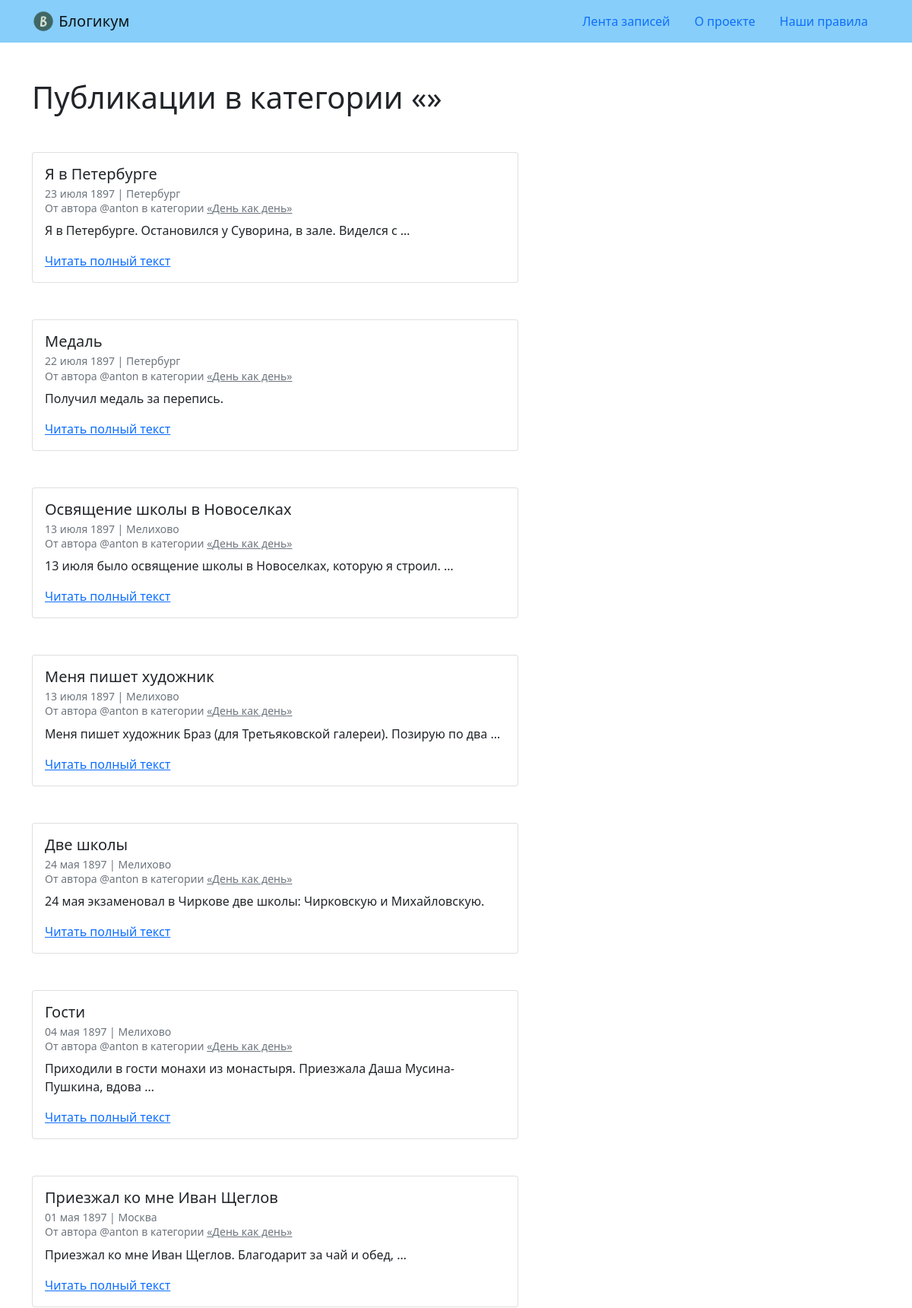
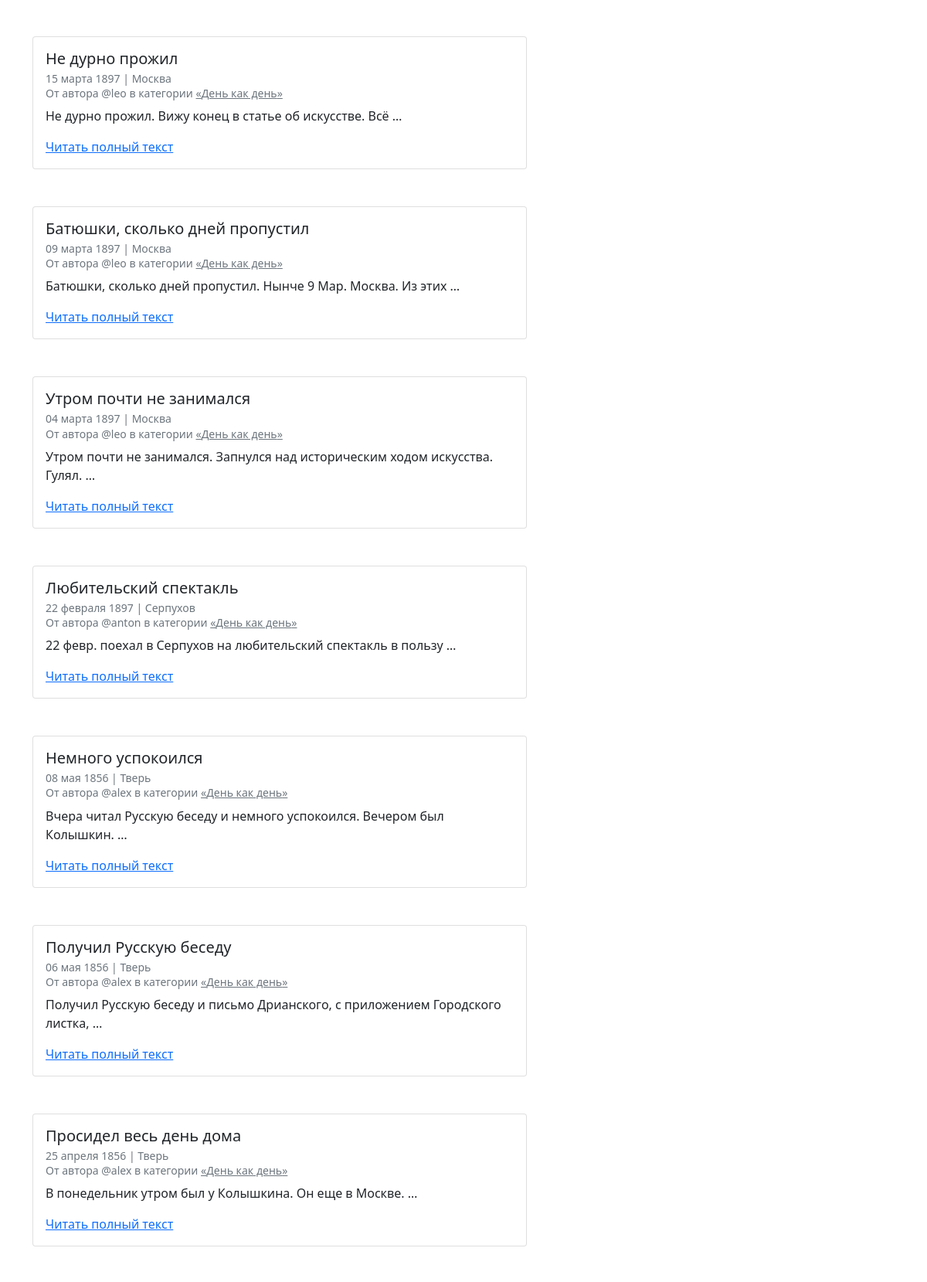
Screenshot of /category/routine/ (upper part) with the database file from the repository (2 pictures, top to bottom).
### blog/models.py (models this page shows, shortened)
class PublishedAndCreated(models.Model):
    is_published = models.BooleanField(
        default=True,
        verbose_name='Опубликовано',
        help_text='Снимите галочку, чтобы скрыть публикацию.'
    )
    created_at = models.DateTimeField(
        auto_now_add=True,
        verbose_name='Добавлено',
        help_text='Снимите галочку, чтобы скрыть публикацию.'
    )
    class Meta:
        abstract = True

class Post(PublishedAndCreated):
    title = models.CharField(max_length=256, verbose_name='Заголовок')
    text = models.TextField(verbose_name='Текст')
    pub_date = models.DateTimeField(
        verbose_name='Дата и время публикации',
        help_text='Если установить дату и время в будущем'
                  ' — можно делать отложенные публикации.'
    )
    author = models.ForeignKey(
        User,
        on_delete=models.CASCADE,
        verbose_name='Автор публикации',
        related_name='author'
    )
    location = models.ForeignKey(
        Location,
        on_delete=models.SET_NULL,
        null=True,
        verbose_name='Местоположение',
        blank=False
    )
    category = models.ForeignKey(
        Category,
        on_delete=models.SET_NULL,
        null=True,
        verbose_name='Категория',
    )
    class Meta:
        verbose_name = 'публикация'
        verbose_name_plural = 'Публикации'
        default_related_name = ''
        ordering = ["-pub_date"]

class Location(PublishedAndCreated):
    name = models.CharField('Название места', max_length=256)
    class Meta:
        verbose_name = 'местоположение'
        verbose_name_plural = 'Местоположения'

class Category(PublishedAndCreated):
    title = models.CharField(max_length=256, verbose_name='Заголовок')
    description = models.TextField(verbose_name='Описание')
    slug = models.SlugField(
        unique=True,
        verbose_name='Идентификатор',
        help_text=(
            'Идентификатор страницы для URL;'
            ' разрешены символы латиницы, цифры, дефис и подчёркивание.'
        )
    )
    class Meta:
        verbose_name = 'категория'
        verbose_name_plural = 'Категории'

### blog/views.py (the view)
# urls.py: path('category/<slug:category_slug>/', views.category_posts,
def category_posts(request, category_slug):
    category = Category.objects.filter(slug=category_slug)
    if category and not category.first().is_published:
        raise Http404
    posts = Post.objects.filter(
        category__is_published=True,
        is_published=True,
        pub_date__lte=timezone.now(),
        category__slug=category_slug,
    )
    context = {'post_list': posts, 'category__slug': category_slug}
    return render(request, 'blog/category.html', context)

### templates/blog/category.html (shortened to what this page needs)
{% extends "base.html" %}
{% block content %}
<h1>Публикации в категории «{{ category.title }}»</h1>
{% for post in post_list %}
  <article class="mb-5">
    {% include "includes/post_card.html" %}
  </article>
{% endfor %}
{% endblock %}

### templates/includes/post_card.html
<div class="card" style="width: 40rem;">
  <div class="card-body">
    <h5 class="card-title">{{ post.title }}</h5>
    <h6 class="card-subtitle mb-2 text-muted">
      <small>
        {{ post.pub_date|date:"d E Y" }} | {% if post.location and post.location.is_published %}{{ post.location.name }}{% else %}Планета Земля{% endif %}<br>
        От автора @{{ post.author.username }} в категории {% include "includes/category_link.html" %}
      </small>
    </h6>
    <p class="card-text">{{ post.text|truncatewords:10 }}</p>
    <a href="{% url 'blog:post_detail' post.id %}" class="card-link">Читать полный текст</a>
  </div>
</div>

### templates/includes/category_link.html
<a class="text-muted" href="{% url 'blog:category_posts' post.category.slug %}">
  «{{ post.category.title }}»
</a>

### rows the page displays
Post: title "Я в Петербурге", pub_date "23 июля 1897", location.name "Петербург", author.username "anton", category "День как день", text "Я в Петербурге. Остановился у Суворина, в зале. Виделся с …"
Post: title "Медаль", pub_date "22 июля 1897", location.name "Петербург", author.username "anton", category "День как день", text "Получил медаль за перепись."
Post: title "Освящение школы в Новоселках", pub_date "13 июля 1897", location.name "Мелихово", author.username "anton", category "День как день", text "13 июля было освящение школы в Новоселках, которую я строил. …"
Post: title "Меня пишет художник", pub_date "13 июля 1897", location.name "Мелихово", author.username "anton", category "День как день", text "Меня пишет художник Браз (для Третьяковской галереи). Позирую по два …"
Post: title "Две школы", pub_date "24 мая 1897", location.name "Мелихово", author.username "anton", category "День как день", text "24 мая экзаменовал в Чиркове две школы: Чирковскую и Михайловскую."
Post: title "Гости", pub_date "04 мая 1897", location.name "Мелихово", author.username "anton", category "День как день", text "Приходили в гости монахи из монастыря. Приезжала Даша Мусина-Пушкина, вдова …"
Post: title "Приезжал ко мне Иван Щеглов", pub_date "01 мая 1897", location.name "Москва", author.username "anton", category "День как день", text "Приезжал ко мне Иван Щеглов. Благодарит за чай и обед, …"
Post: title "Не дурно прожил", pub_date "15 марта 1897", location.name "Москва", author.username "leo", category "День как день", text "Не дурно прожил. Вижу конец в статье об искусстве. Всё …"
Post: title "Батюшки, сколько дней пропустил", pub_date "09 марта 1897", location.name "Москва", author.username "leo", category "День как день", text "Батюшки, сколько дней пропустил. Нынче 9 Мар. Москва. Из этих …"
Post: title "Утром почти не занимался", pub_date "04 марта 1897", location.name "Москва", author.username "leo", category "День как день", text "Утром почти не занимался. Запнулся над историческим ходом искусства. Гулял. …"
Post: title "Любительский спектакль", pub_date "22 февраля 1897", location.name "Серпухов", author.username "anton", category "День как день", text "22 февр. поехал в Серпухов на любительский спектакль в пользу …"
Post: title "Немного успокоился", pub_date "08 мая 1856", location.name "Тверь", author.username "alex", category "День как день", text "Вчера читал Русскую беседу и немного успокоился. Вечером был Колышкин. …"
Post: title "Получил Русскую беседу", pub_date "06 мая 1856", location.name "Тверь", author.username "alex", category "День как день", text "Получил Русскую беседу и письмо Дрианского, с приложением Городского листка, …"
Post: title "Просидел весь день дома", pub_date "25 апреля 1856", location.name "Тверь", author.username "alex", category "День как день", text "В понедельник утром был у Колышкина. Он еще в Москве. …"
